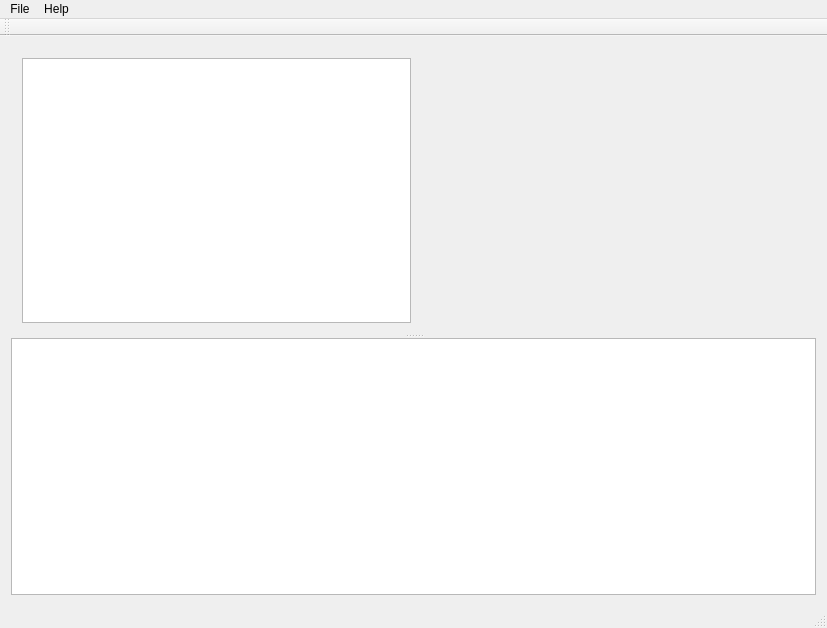
<?xml version="1.0" encoding="UTF-8"?>
<ui version="4.0">
 <class>MainWindow</class>
 <widget class="QMainWindow" name="MainWindow">
  <property name="geometry">
   <rect>
    <x>0</x>
    <y>0</y>
    <width>827</width>
    <height>628</height>
   </rect>
  </property>
  <property name="baseSize">
   <size>
    <width>0</width>
    <height>0</height>
   </size>
  </property>
  <property name="windowTitle">
   <string>MainWindow</string>
  </property>
  <widget class="QWidget" name="centralWidget">
   <property name="sizePolicy">
    <sizepolicy hsizetype="Preferred" vsizetype="Preferred">
     <horstretch>0</horstretch>
     <verstretch>0</verstretch>
    </sizepolicy>
   </property>
   <layout class="QHBoxLayout" name="horizontalLayout_2">
    <item>
     <widget class="QSplitter" name="splitter_horizontal">
      <property name="sizePolicy">
       <sizepolicy hsizetype="Expanding" vsizetype="Expanding">
        <horstretch>0</horstretch>
        <verstretch>0</verstretch>
       </sizepolicy>
      </property>
      <property name="minimumSize">
       <size>
        <width>0</width>
        <height>100</height>
       </size>
      </property>
      <property name="orientation">
       <enum>Qt::Vertical</enum>
      </property>
      <widget class="QWidget" name="layoutWidget">
       <layout class="QHBoxLayout" name="horizontalLayout" stretch="0,0">
        <item>
         <widget class="QListWidget" name="listWidget_contents">
          <property name="sizePolicy">
           <sizepolicy hsizetype="MinimumExpanding" vsizetype="Expanding">
            <horstretch>0</horstretch>
            <verstretch>0</verstretch>
           </sizepolicy>
          </property>
         </widget>
        </item>
        <item>
         <widget class="QStackedWidget" name="stackedWidget_pages">
          <property name="sizePolicy">
           <sizepolicy hsizetype="Expanding" vsizetype="Expanding">
            <horstretch>0</horstretch>
            <verstretch>0</verstretch>
           </sizepolicy>
          </property>
          <property name="frameShape">
           <enum>QFrame::NoFrame</enum>
          </property>
          <property name="frameShadow">
           <enum>QFrame::Plain</enum>
          </property>
         </widget>
        </item>
       </layout>
      </widget>
      <widget class="QTextBrowser" name="textBrowser_console">
       <property name="sizePolicy">
        <sizepolicy hsizetype="Expanding" vsizetype="Expanding">
         <horstretch>0</horstretch>
         <verstretch>0</verstretch>
        </sizepolicy>
       </property>
       <property name="minimumSize">
        <size>
         <width>0</width>
         <height>0</height>
        </size>
       </property>
       <property name="maximumSize">
        <size>
         <width>16777215</width>
         <height>16777215</height>
        </size>
       </property>
       <property name="baseSize">
        <size>
         <width>0</width>
         <height>0</height>
        </size>
       </property>
      </widget>
     </widget>
    </item>
   </layout>
  </widget>
  <widget class="QMenuBar" name="menuBar">
   <property name="geometry">
    <rect>
     <x>0</x>
     <y>0</y>
     <width>827</width>
     <height>24</height>
    </rect>
   </property>
   <widget class="QMenu" name="menuFile">
    <property name="title">
     <string>File</string>
    </property>
    <widget class="QMenu" name="menuRecent_Files">
     <property name="title">
      <string>Recent Files</string>
     </property>
     <addaction name="actionTest"/>
    </widget>
    <addaction name="actionNew"/>
    <addaction name="actionOpen"/>
    <addaction name="actionSave"/>
    <addaction name="actionSave_As"/>
    <addaction name="separator"/>
    <addaction name="menuRecent_Files"/>
    <addaction name="separator"/>
    <addaction name="actionQuit"/>
   </widget>
   <widget class="QMenu" name="menuAbout">
    <property name="title">
     <string>Help</string>
    </property>
    <addaction name="separator"/>
    <addaction name="actionAbout"/>
    <addaction name="actionAbout_Qt"/>
   </widget>
   <addaction name="menuFile"/>
   <addaction name="menuAbout"/>
  </widget>
  <widget class="QToolBar" name="mainToolBar">
   <attribute name="toolBarArea">
    <enum>TopToolBarArea</enum>
   </attribute>
   <attribute name="toolBarBreak">
    <bool>false</bool>
   </attribute>
  </widget>
  <widget class="QStatusBar" name="statusBar"/>
  <action name="actionAbout">
   <property name="text">
    <string>About</string>
   </property>
  </action>
  <action name="actionOpen">
   <property name="text">
    <string>Open ...</string>
   </property>
   <property name="shortcut">
    <string>Ctrl+O</string>
   </property>
  </action>
  <action name="actionSave">
   <property name="text">
    <string>Save</string>
   </property>
   <property name="shortcut">
    <string>Ctrl+S</string>
   </property>
  </action>
  <action name="actionNew">
   <property name="text">
    <string>New</string>
   </property>
   <property name="shortcut">
    <string>Ctrl+N</string>
   </property>
  </action>
  <action name="actionSave_As">
   <property name="text">
    <string>Save As ...</string>
   </property>
   <property name="shortcut">
    <string>Ctrl+Shift+S</string>
   </property>
  </action>
  <action name="actionAbout_Qt">
   <property name="text">
    <string>About Qt</string>
   </property>
  </action>
  <action name="actionTest">
   <property name="text">
    <string>test</string>
   </property>
  </action>
  <action name="actionQuit">
   <property name="text">
    <string>Quit</string>
   </property>
  </action>
 </widget>
 <layoutdefault spacing="6" margin="11"/>
 <resources/>
 <connections>
  <connection>
   <sender>actionQuit</sender>
   <signal>triggered()</signal>
   <receiver>MainWindow</receiver>
   <slot>close()</slot>
   <hints>
    <hint type="sourcelabel">
     <x>-1</x>
     <y>-1</y>
    </hint>
    <hint type="destinationlabel">
     <x>413</x>
     <y>313</y>
    </hint>
   </hints>
  </connection>
 </connections>
</ui>
